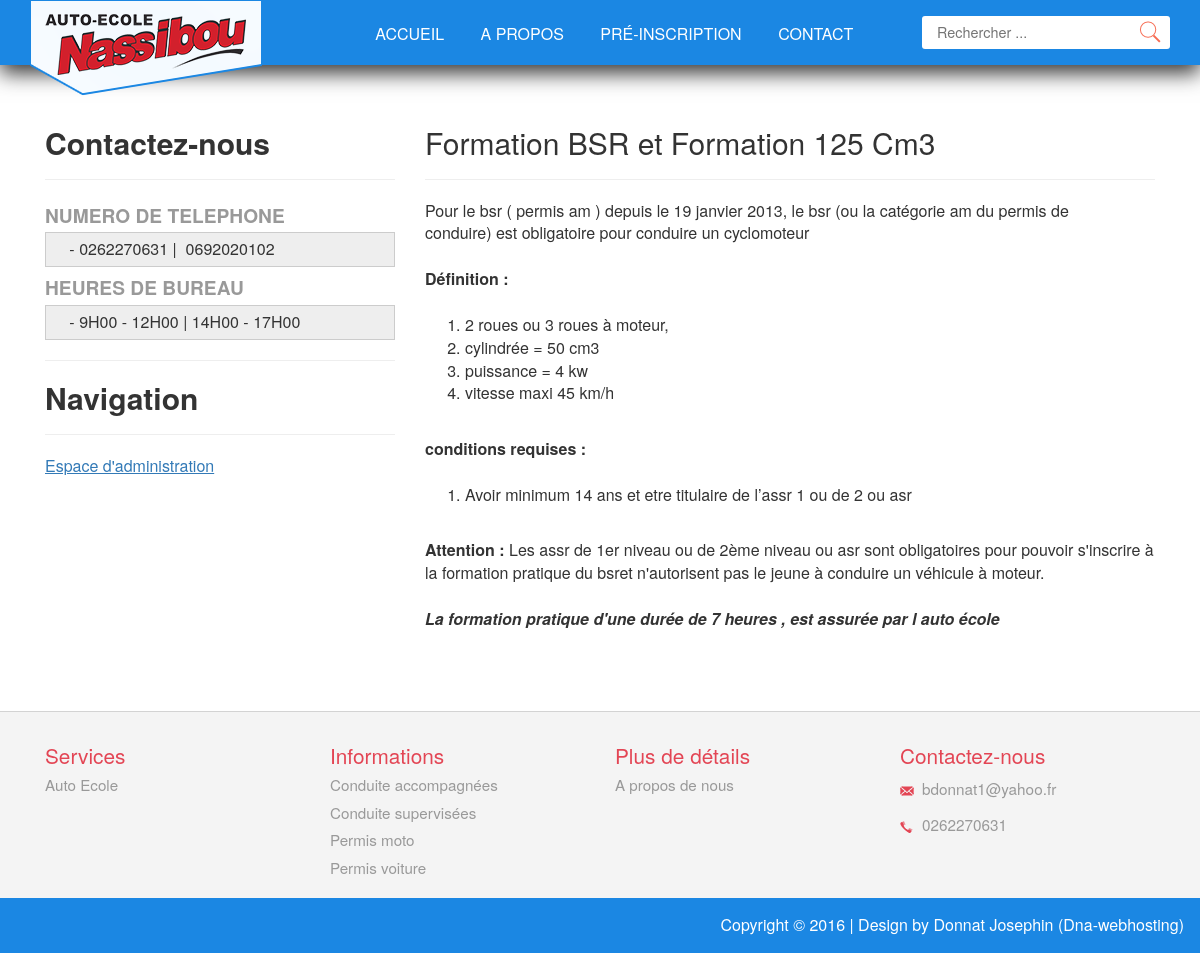
Screenshot of /index.php/home/pages/11 with the database file from the repository.
### tables this page shows
CREATE TABLE IF NOT EXISTS `menus` (
  `idMenu` int(11) NOT NULL AUTO_INCREMENT,
  `menu` text NOT NULL,
  `idPage` int(11) NOT NULL,
  `hyperlien` text NOT NULL,
  `idCategorie` int(11) NOT NULL,
  PRIMARY KEY (`idMenu`)
);

CREATE TABLE IF NOT EXISTS `site_meta` (
  `id` int(11) NOT NULL AUTO_INCREMENT,
  `meta_key` text NOT NULL,
  `meta_value` text NOT NULL,
  PRIMARY KEY (`id`)
);

CREATE TABLE IF NOT EXISTS `pages` (
  `idPage` int(11) NOT NULL AUTO_INCREMENT,
  `titre` text NOT NULL,
  `contenu` text NOT NULL,
  `mot_cle` text NOT NULL,
  PRIMARY KEY (`idPage`)
);

### application/controllers/Home.php (called while the page is built, shortened)
<?php
class Home extends CI_Controller {
    public function __construct() {
        $this->load->helper(array('form', 'url'));
        $this->load->library('form_validation');
        $this->load->helper('email');
        $this->load->model('pages_model');
        $this->load->model('menus_model');
        $this->load->library('session');
    }
    public function pages($idPage = NULL) {
        $data['menus_haut'] = $this->menus_model->get_menus_by_categorie('1');
        $data['menus_bas_col1'] = $this->menus_model->get_menus_by_categorie('2');
        $data['menus_bas_col2'] = $this->menus_model->get_menus_by_categorie('3');
        $data['menus_bas_col3'] = $this->menus_model->get_menus_by_categorie('4');
        $data['menus_bas_gauche'] = $this->menus_model->get_menus_by_categorie('5');
        $data['meta_email'] = $this->pages_model->get_site_meta("email");
        $data['meta_phone'] = $this->pages_model->get_site_meta("telephone");
        $data['meta_contactleft'] = $this->pages_model->get_site_meta("contactleft");
        $data['pages'] = $this->pages_model->get_page($idPage);
        $this->load->view('templates/header', $data);
        $this->load->view('templates/contact_gauche', $data);
        $this->load->view('pages/page_single', $data);
        $this->load->view('templates/footer', $data);
    }
}

### index.php (called while the page is built, shortened)
<?php
require_once BASEPATH.'core/CodeIgniter.php';

### application/models/Menus_model.php (called while the page is built, shortened)
<?php
class Menus_model extends CI_Model {
    public function get_menus_by_categorie($idCategorie = FALSE)
    {
        if ($idCategorie === FALSE)
        {
            $sql = "SELECT * FROM menus";
        } else {
            $sql = "SELECT * FROM menus
                    WHERE `idCategorie`=" . $idCategorie;
        }
        $query = $this->db->query($sql);
        return $query->result_array();
    }
}

### application/models/Pages_model.php (called while the page is built, shortened)
<?php
class Pages_model extends CI_Model {
    public function get_page($idPage = FALSE)
    {
        $query = $this->db->get_where('pages', array('idPage' => $idPage));
        return $query->row_array();
    }
    public function get_site_meta($meta_key = FALSE)
    {
        $query = $this->db->get_where('site_meta', array('meta_key' => $meta_key));
        return $query->row_array();
    }
}

### application/views/pages/page_single.php (the view)
            <div class="col-md-8 contact-right">
                <h2 style=""><?php echo ($pages['titre']); ?></h2>
                <hr/>
                <div>
                    <?php echo stripslashes($pages['contenu']); ?>
                </div>
            </div>
            <div class="clearfix"></div>
        </div>
    </div>
</div>

### application/views/templates/header.php (shortened to what this page needs)
<!DOCTYPE html>
<html>
<head>
<link href="<?php echo base_url(); ?>assets/css/bootstrap.css" rel='stylesheet' type='text/css' />
<link href="<?php echo base_url(); ?>assets/css/style.css" rel='stylesheet' type='text/css' />
</head>
<body>
<div class="header" id="home">
    <div class="container">
        <div class="logo">
            <a href="<?php echo base_url(); ?>"><img src="<?php echo base_url(); ?>assets/images/logo-3.png" alt=""></a>
        </div>
        <div class="menu">
            <div class="top-menu navigation">
                <ul class="navig">
                    <li><a href="<?php echo base_url(); ?>">Accueil</a></li>
                    <?php foreach ($menus_haut as $mon_menu): ?>
                        <?php if ($mon_menu['hyperlien'] == ''): ?>
                            <li><a href="<?php echo base_url(); ?>index.php/home/pages/<?php echo $mon_menu['idPage']; ?>"><?php echo $mon_menu['menu']; ?></a></li>
                        <?php else: ?>
                            <li><a href="<?php echo base_url(); ?>index.php/home/<?php echo $mon_menu['hyperlien']; ?>"><?php echo $mon_menu['menu']; ?></a></li>
                        <?php endif; ?>
                    <?php endforeach ?>
                </ul>
            </div>
            <div class="search">
                <form>
                    <input type="text" value="" placeholder="Rechercher ...">
                    <input type="submit" value="">
                </form>
            </div>
        </div>
        <div class="clearfix"></div>
   </div>
</div>

### application/views/templates/contact_gauche.php (shortened to what this page needs)
<div class="contact">
    <div class="container">
        <div class="contact-bottom">
            <div class="col-md-4 contact-left heading">
                <h2>Contactez-nous</h2>
                <hr/>
                <div>
                    <?php echo $meta_contactleft['meta_value']; ?>
                </div>
                <hr/>
                <h2>Navigation</h2>
                <hr/>
                <div class="left-grid">
                <ul>
                            <li><a style="text-decoration: underline" href="<?php echo base_url(); ?>index.php/admin/login">Espace d'administration</a></li>
                </ul>
                </div>
            </div>

### application/views/templates/footer.php
<div class="footer">
    <div class="footer-grids">
        <div class="container">
            <div class="col-md-3 footer-grid">
                <h4>Services</h4>
                <ul>
                    <?php foreach ($menus_bas_col1 as $mon_menu): ?>
                        <?php if ($mon_menu['hyperlien'] == ''): ?>
                            <li><a href="<?php echo base_url(); ?>index.php/home/pages/<?php echo $mon_menu['idPage']; ?>"><?php echo $mon_menu['menu']; ?></a></li>
                        <?php else: ?>
                            <li><a href="<?php echo base_url(); ?>index.php/home/<?php echo $mon_menu['hyperlien']; ?>"><?php echo $mon_menu['menu']; ?></a></li>
                        <?php endif; ?>
                    <?php endforeach ?>
                </ul>
            </div>
            <div class="col-md-3 footer-grid">
                <h4>Informations</h4>
                <ul>
                    <?php foreach ($menus_bas_col2 as $mon_menu): ?>
                        <?php if ($mon_menu['hyperlien'] == ''): ?>
                            <li><a href="<?php echo base_url(); ?>index.php/home/pages/<?php echo $mon_menu['idPage']; ?>"><?php echo $mon_menu['menu']; ?></a></li>
                        <?php else: ?>
                            <li><a href="<?php echo base_url(); ?>index.php/home/<?php echo $mon_menu['hyperlien']; ?>"><?php echo $mon_menu['menu']; ?></a></li>
                        <?php endif; ?>
                    <?php endforeach ?>
                </ul>
            </div>
            <div class="col-md-3 footer-grid">
                <h4>Plus de détails</h4>
                <ul>
                    <?php foreach ($menus_bas_col3 as $mon_menu): ?>
                        <?php if ($mon_menu['hyperlien'] == ''): ?>
                            <li><a href="<?php echo base_url(); ?>index.php/home/pages/<?php echo $mon_menu['idPage']; ?>"><?php echo $mon_menu['menu']; ?></a></li>
                        <?php else: ?>
                            <li><a href="<?php echo base_url(); ?>index.php/home/<?php echo $mon_menu['hyperlien']; ?>"><?php echo $mon_menu['menu']; ?></a></li>
                        <?php endif; ?>
                    <?php endforeach ?>
                </ul>
            </div>
            <div class="col-md-3 footer-grid contact-grid">
                <h4>Contactez-nous</h4>
                <ul>
                    <li><span class="c-icon1"> </span><a href="mailto:<?php echo $meta_email['meta_value']; ?>"><?php echo $meta_email['meta_value']; ?></a></li>
                    <li><span class="c-icon2"> </span><a href="tel:<?php echo $meta_phone['meta_value']; ?>"><?php echo $meta_phone['meta_value']; ?></a></li>
                </ul>
            </div>
            <div class="clearfix"></div>
       </div>
   </div>
</div>
<div class="copy">
    <p>
    Copyright &copy; <?php echo date("Y"); ?> | Design by <a href="http://www.about.me/donnat">Donnat Josephin</a> (<a href="http://www.dna-webhosting.com">Dna-webhosting</a>)</p>
</div>
</body>
</html>

### assets/css/style.css (style rules this page uses)
html, body { font-size: 100%; background: #fff; font-family: 'TitilliumWeb-Regular' sans-serif; }
body a { transition: 0.5s all ease; -webkit-transition: 0.5s all ease; -moz-transition: 0.5s all ease; -o-transition: 0.5s all ease; -ms-transition: 0.5s all ease; }
p { margin:0; }
h1,h2, h3,h4,h5 ,h6 { margin-top: 0px; margin-bottom: 0px; }
ul,label { margin:0; padding:0; }
.header { position: fixed; text-align: center; background: #1b87e3; padding:1em 0; z-index: 9999; width: 100%; box-shadow: #333 0 8px 20px; }
.logo { position: absolute; top: 0; z-index: 999; width: 15%; }
.menu { float: right; width: 73%; }
.top-menu { float: left; width: 75%; }
.top-menu ul li { display:inline-block; }
.top-menu ul li a { display: block; padding: 0.45em 1em 0 1em; color: #fff; text-transform: uppercase; }
.search { position: relative; border-radius: 3px; float: right; background: #fff; width: 25%; }
.search input[type="text"] { margin: 0px 0; padding: 6px 33px 6px 15px; outline: none; background: none; border: none; width: 100%; position: relative; font-size: 0.9em; -webkit-appearance: none; }
.search input[type="submit"] { background: url('../images/search1.png') no-repeat 0px 1px; border: none; cursor: pointer; width: 24px; outline: none; position: absolute; height: 24px; top: 3px; right: 8px; }
.footer { border-top:1px solid rgba(51, 51, 51, 0.17); padding: 2em 0em 1em 0; text-align:left; background:#F4F4F4; }
.footer-grid h4 { color: #e34554; font-size: 1.3em; margin-bottom: 0.2em; }
.footer-grid ul { margin:0; padding:0; }
.footer-grid ul li { display:block; }
.footer-grid ul li a { font-size: 0.95em; color: #999; text-decoration: none; padding: 0.2em 0; display: inline-block; }
.contact-grid ul li { font-size: 0.87em; color: #999; padding: 0.3em 0; }
.contact-grid ul li span { width:15px; height:15px; display:inline-block; background:url(../images/footer-icons.png) no-repeat 0px 0px; display:inline-block; vertical-align:middle; margin-right:0.5em; }
.contact-grid ul li a { font-size:1.1em; display:inline-block; }
.contact-grid ul li span.c-icon1 { background-position: 0px -25px; }
.contact-grid ul li span.c-icon2 { background-position: 0px -49px; }
.copy { text-align: right; background: #1b87e3; padding:1em; }
.copy p { color: #fff; font-size:1em; }
.copy p a { color: #fff; }
.contact { padding:6em 0px; }
.contact-left h1,.contact-left h2 { font-size: 30px; font-family: inherit; color:#333; font-weight: bold; }
.contact-left p { font-size: 1em; margin-top: 1.6%; line-height: 1.9em; color: #999; }
.contact-bottom { margin-top:5%; }
@media (max-width:1440px) { .top-menu { width: 72%; } }
@media (max-width:1366px) { .contact, .about, .team, .blog { padding: 5em 0px; } }
@media (max-width:1280px) { .menu { width: 75%; } }
@media (max-width:1280px) { .search { width: 29%; } }
@media (max-width:1280px) { .contact-bottom { margin-top: 4%; } }
@media (max-width:1280px) { .top-menu { width: 70%; } }
@media (max-width:1280px) { .top-menu ul li a { padding: 0.45em 1em 0 1em; } }
.left-grid ul li { display:block; margin: 5px 0px; }

### rows the page displays
menus: menu "A PROPOS"
menus: menu "PRÉ-INSCRIPTION"
menus: menu "CONTACT"
site_meta: meta_value "NUMERO DE TELEPHONE - 0262270631 | 0692020102 HEURES DE BUREAU - 9H00 - 12H00 | 14H00 - 17H00"
pages: titre "Formation BSR et Formation 125 Cm3", contenu "Pour le bsr ( permis am ) depuis le 19 janvier 2013, le bsr (ou la catégorie am du permis de conduire) est obligatoire pour conduire un cyclomoteur Définition : 2 roues ou 3 roues à moteur, cylindrée = 50 cm3 puissance = 4 kw vitesse maxi 45 km/h conditions requises : Avoir minimum 14 ans et etre titulaire de l’assr 1 ou de 2 ou asr Attention : Les assr de 1er niveau ou de 2ème niveau ou asr sont obligatoires pour pouvoir s'inscrire à la formation pratique du bsret n'autorisent pas le jeune à conduire un véhicule à moteur. La formation pratique d'une durée de 7 heures , est assurée par l auto école"
menus: menu "Auto Ecole"
menus: menu "Conduite accompagnées"
menus: menu "Conduite supervisées"
menus: menu "Permis moto"
menus: menu "Permis voiture"
menus: menu "A propos de nous"
site_meta: meta_value "bdonnat1@yahoo.fr"
site_meta: meta_value "0262270631"
